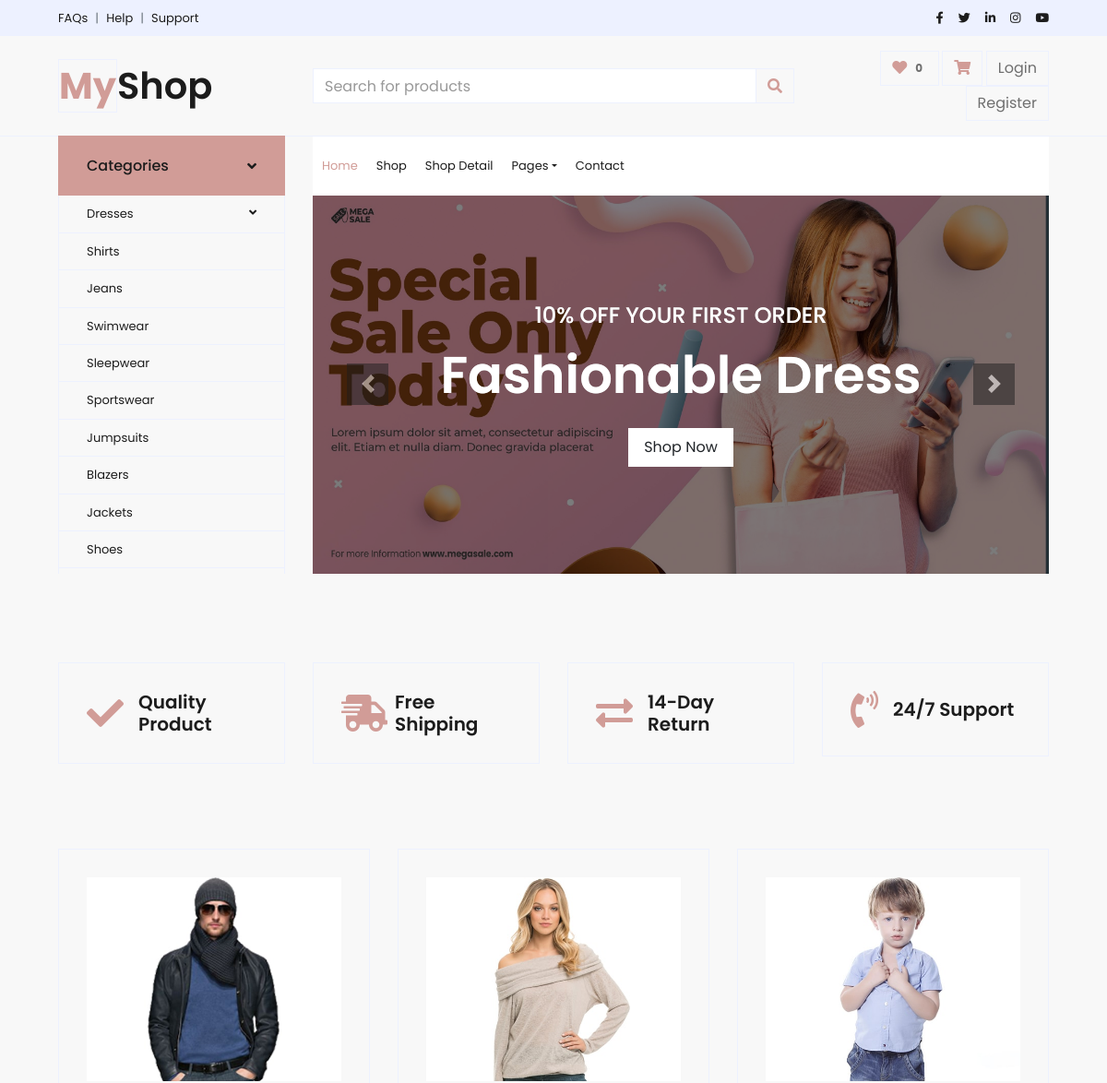
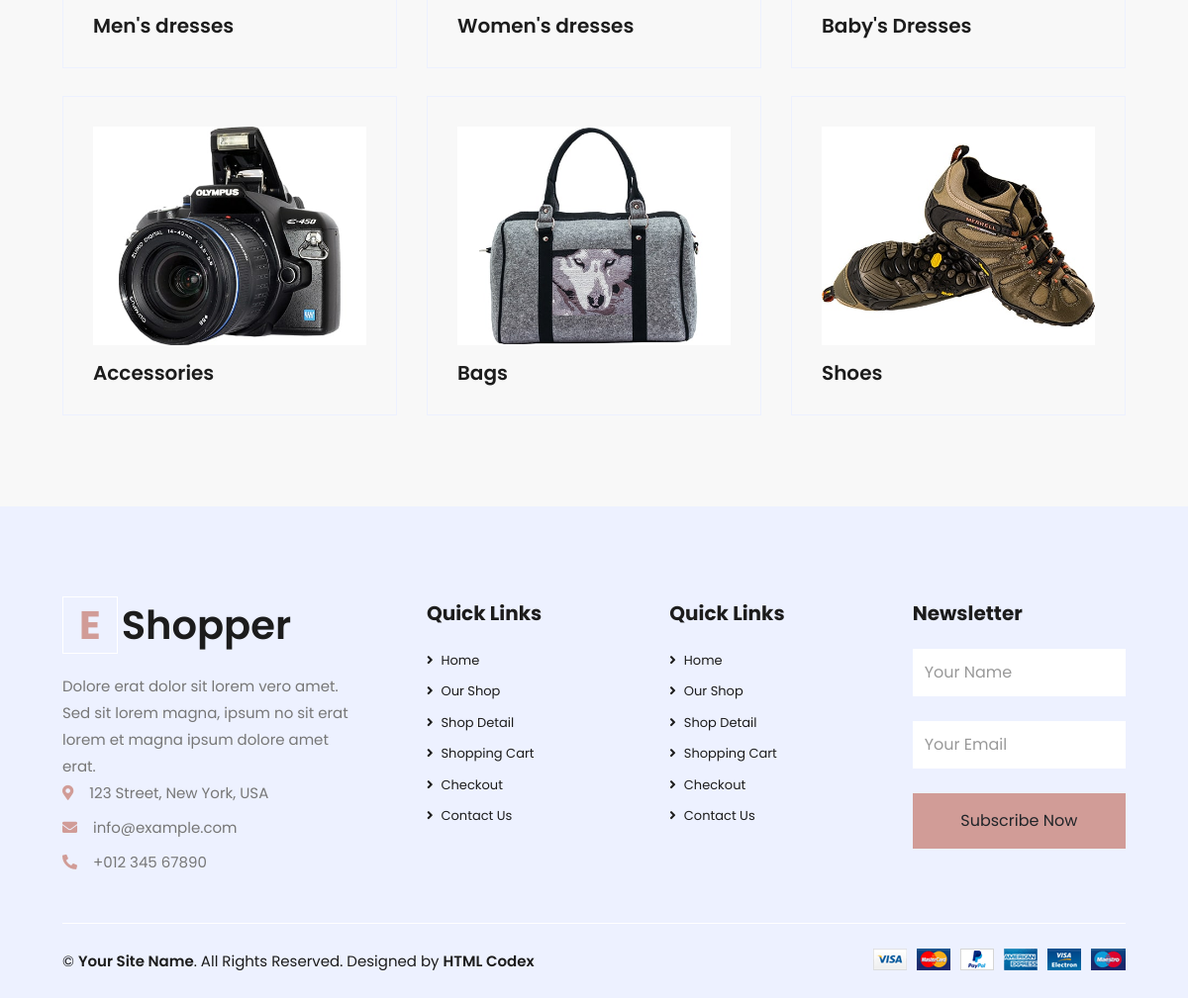
The page / on the database its author committed (2 pictures, top to bottom).
### order/models.py (models this page shows, shortened)
class Banner(BaseModel):
    product = models.ForeignKey(Product, on_delete=models.CASCADE, related_name='banner')
    image = models.ImageField(upload_to="banner")
    is_active = models.BooleanField(default=False)

### products/models.py (models this page shows, shortened)
class Category(BaseModel):
    category_name = models.CharField(max_length = 100)
    slug = models.SlugField(unique=True, null=True, blank=True)
    category_image = models.ImageField(upload_to = "category")

### main/views.py (the view)
# urls.py: path('', index, name='index'),
def index(request):
    categories = Category.objects.all()
    banners = Banner.objects.filter(is_active = True).order_by('uid')
    context= {
        'categories': categories,
        'banners' : banners
        }
    return render(request, 'main/index.html', context)

### templates/main/index.html (shortened to what this page needs)
{% extends 'base/base.html' %} {% block block_content %}
<div class="container-fluid mb-5">
  <div class="row border-top px-xl-5">
    <div class="col-lg-3 d-none d-lg-block">
      <a
        class="btn shadow-none d-flex align-items-center justify-content-between bg-primary text-white w-100"
        data-toggle="collapse"
        href="#navbar-vertical"
        style="height: 65px; margin-top: -1px; padding: 0 30px"
      >
        <h6 class="m-0">Categories</h6>
        <i class="fa fa-angle-down text-dark"></i>
      </a>
      <nav
        class="collapse show navbar navbar-vertical navbar-light align-items-start p-0 border border-top-0 border-bottom-0"
        id="navbar-vertical"
      >
        <div class="navbar-nav w-100 overflow-hidden" style="height: 410px">
          <div class="nav-item dropdown">
            <a href="#" class="nav-link" data-toggle="dropdown"
              >Dresses <i class="fa fa-angle-down float-right mt-1"></i
            ></a>
          </div>
          <a href="" class="nav-item nav-link">Shirts</a>
          <a href="" class="nav-item nav-link">Jeans</a>
          <a href="" class="nav-item nav-link">Swimwear</a>
          <a href="" class="nav-item nav-link">Sleepwear</a>
          <a href="" class="nav-item nav-link">Sportswear</a>
          <a href="" class="nav-item nav-link">Jumpsuits</a>
          <a href="" class="nav-item nav-link">Blazers</a>
          <a href="" class="nav-item nav-link">Jackets</a>
          <a href="" class="nav-item nav-link">Shoes</a>
        </div>
      </nav>
    </div>
    <div class="col-lg-9">
      <nav
        class="navbar navbar-expand-lg bg-light navbar-light py-3 py-lg-0 px-0"
      >
        <div
          class="collapse navbar-collapse justify-content-between"
          id="navbarCollapse"
        >
          <div class="navbar-nav mr-auto py-0">
            <a href="" class="nav-item nav-link active">Home</a>
            <a href="shop.html" class="nav-item nav-link">Shop</a>
            <a href="detail.html" class="nav-item nav-link">Shop Detail</a>
            <div class="nav-item dropdown">
              <a
                href="#"
                class="nav-link dropdown-toggle"
                data-toggle="dropdown"
                >Pages</a
              >
            </div>
            <a href="contact.html" class="nav-item nav-link">Contact</a>
          </div>
        </div>
      </nav>
      <div id="header-carousel" class="carousel slide" data-ride="carousel">
        <div class="carousel-inner">
          {% for banner in banners %}
          <div class="carousel-item active" style="height: 410px">
            <img class="img-fluid" src="/media/{{banner.image}}" alt="Image" />
            <div
              class="carousel-caption d-flex flex-column align-items-center justify-content-center"
            >
              <div class="p-3" style="max-width: 700px">
                <h4 class="text-light text-uppercase font-weight-medium mb-3">
                  10% Off Your First Order
                </h4>
                <h3 class="display-4 text-white font-weight-semi-bold mb-4">
                  Fashionable Dress
                </h3>
                <a href="" class="btn btn-light py-2 px-3">Shop Now</a>
              </div>
            </div>
          </div>
          {% endfor %}
        </div>
        <a
          class="carousel-control-prev"
          href="#header-carousel"
          data-slide="prev"
        >
          <div class="btn btn-dark" style="width: 45px; height: 45px">
            <span class="carousel-control-prev-icon mb-n2"></span>
          </div>
        </a>
        <a
          class="carousel-control-next"
          href="#header-carousel"
          data-slide="next"
        >
          <div class="btn btn-dark" style="width: 45px; height: 45px">
            <span class="carousel-control-next-icon mb-n2"></span>
          </div>
        </a>
      </div>
    </div>
  </div>
</div>
<div class="container-fluid pt-5">
  <div class="row px-xl-5 pb-3">
    <div class="col-lg-3 col-md-6 col-sm-12 pb-1">
      <div class="d-flex align-items-center border mb-4" style="padding: 30px">
        <h1 class="fa fa-check text-primary m-0 mr-3"></h1>
        <h5 class="font-weight-semi-bold m-0">Quality Product</h5>
      </div>
    </div>
    <div class="col-lg-3 col-md-6 col-sm-12 pb-1">
      <div class="d-flex align-items-center border mb-4" style="padding: 30px">
        <h1 class="fa fa-shipping-fast text-primary m-0 mr-2"></h1>
        <h5 class="font-weight-semi-bold m-0">Free Shipping</h5>
      </div>
    </div>
    <div class="col-lg-3 col-md-6 col-sm-12 pb-1">
      <div class="d-flex align-items-center border mb-4" style="padding: 30px">
        <h1 class="fas fa-exchange-alt text-primary m-0 mr-3"></h1>
        <h5 class="font-weight-semi-bold m-0">14-Day Return</h5>
      </div>
    </div>
    <div class="col-lg-3 col-md-6 col-sm-12 pb-1">
      <div class="d-flex align-items-center border mb-4" style="padding: 30px">
        <h1 class="fa fa-phone-volume text-primary m-0 mr-3"></h1>
        <h5 class="font-weight-semi-bold m-0">24/7 Support</h5>
      </div>
    </div>
  </div>
</div>
<div class="container-fluid pt-5">
  <div class="row px-xl-5 pb-3">
    {% for item in categories %}
    <div class="col-lg-4 col-md-6 pb-1">
      <div
        class="cat-item d-flex flex-column border mb-4"
        style="padding: 30px"
      >
        <a
          href=" {% url 'products' item.slug %}"
          class="cat-img position-relative overflow-hidden mb-3"
        >
          <img
            class="img-fluid"
            src="/media/{{item.category_image}}"
            alt="{{item.category_name}} "
          />
        </a>
        <h5 class="font-weight-semi-bold m-0">{{item.category_name}}</h5>
      </div>
    </div>
    {% endfor %}
  </div>
</div>
{% endblock block_content %}

### templates/base/base.html (shortened to what this page needs)
<!DOCTYPE html>
<html lang="en">
<head>
    <link href="https://cdnjs.cloudflare.com/ajax/libs/font-awesome/5.10.0/css/all.min.css" rel="stylesheet">
    <link href="/media/lib/owlcarousel/assets/owl.carousel.min.css" rel="stylesheet">
    <link href="/media/css/style.css" rel="stylesheet">
</head>
<body>
    {% include 'base/navbar.html' %}
    {% block block_content %}
    {% endblock block_content %}
    {% include 'base/footer.html' %}
</body>
</html>

### templates/base/navbar.html (shortened to what this page needs)
{% load cart_product %}
  <div class="container-fluid">
    <div class="row bg-secondary py-2 px-xl-5">
        <div class="col-lg-6 d-none d-lg-block">
            <div class="d-inline-flex align-items-center">
                <a class="text-dark" href="">FAQs</a>
                <span class="text-muted px-2">|</span>
                <a class="text-dark" href="">Help</a>
                <span class="text-muted px-2">|</span>
                <a class="text-dark" href="">Support</a>
            </div>
        </div>
        <div class="col-lg-6 text-center text-lg-right">
            <div class="d-inline-flex align-items-center">
                <a class="text-dark px-2" href="">
                    <i class="fab fa-facebook-f"></i>
                </a>
                <a class="text-dark px-2" href="">
                    <i class="fab fa-twitter"></i>
                </a>
                <a class="text-dark px-2" href="">
                    <i class="fab fa-linkedin-in"></i>
                </a>
                <a class="text-dark px-2" href="">
                    <i class="fab fa-instagram"></i>
                </a>
                <a class="text-dark pl-2" href="">
                    <i class="fab fa-youtube"></i>
                </a>
            </div>
        </div>
    </div>
    <div class="row align-items-center py-3 px-xl-5">
        <div class="col-lg-3 d-none d-lg-block">
            <a href="{% url 'index' %}" class="text-decoration-none">
                <h1 class="m-0 display-5 font-weight-semi-bold"><span class="text-primary font-weight-bold border">My</span>Shop</h1>
            </a>
        </div>
        <div class="col-lg-6 col-6 text-left">
            <form action="{% url 'search' %}" method="get">
                <div class="input-group">
                    <input type="text" class="form-control" placeholder="Search for products" name="query" id="query">
                    <div class="input-group-append">
                        <button class="input-group-text bg-transparent text-primary">
                            <i class="fa fa-search"></i>
                        </button>
                    </div>
                </div>
            </form>
        </div>
        <div class="col-lg-3 col-6 text-right">
            <a href="" class="btn border">
                <i class="fas fa-heart text-primary"></i>
                <span class="badge">0</span>
            </a>
            <a href="{% url 'card_item' %}" class="btn border">
                <i class="fas fa-shopping-cart text-primary"></i>
            </a>
                {% if request.user.is_authenticated  %}
                <a href="{% url 'profile' %}" class="btn border" >{{user.username}} </a>
                <a href="{% url 'logout' %}" class="btn border" >Logout </a>
                {% else %}
                <a href="{% url 'login' %}" class="btn border">Login</a>
                <a href="{% url 'registration' %}" class="btn border">Register</a>
                {% endif %}
        </div>
    </div>
</div>

### templates/base/footer.html
  <div class="container-fluid bg-secondary text-dark mt-5 pt-5">
    <div class="row px-xl-5 pt-5">
        <div class="col-lg-4 col-md-12 mb-5 pr-3 pr-xl-5">
            <a href="" class="text-decoration-none">
                <h1 class="mb-4 display-5 font-weight-semi-bold"><span class="text-primary font-weight-bold border border-white px-3 mr-1">E</span>Shopper</h1>
            </a>
            <p>Dolore erat dolor sit lorem vero amet. Sed sit lorem magna, ipsum no sit erat lorem et magna ipsum dolore amet erat.</p>
            <p class="mb-2"><i class="fa fa-map-marker-alt text-primary mr-3"></i>123 Street, New York, USA</p>
            <p class="mb-2"><i class="fa fa-envelope text-primary mr-3"></i>info@example.com</p>
            <p class="mb-0"><i class="fa fa-phone-alt text-primary mr-3"></i>+012 345 67890</p>
        </div>
        <div class="col-lg-8 col-md-12">
            <div class="row">
                <div class="col-md-4 mb-5">
                    <h5 class="font-weight-bold text-dark mb-4">Quick Links</h5>
                    <div class="d-flex flex-column justify-content-start">
                        <a class="text-dark mb-2" href="index.html"><i class="fa fa-angle-right mr-2"></i>Home</a>
                        <a class="text-dark mb-2" href="shop.html"><i class="fa fa-angle-right mr-2"></i>Our Shop</a>
                        <a class="text-dark mb-2" href="detail.html"><i class="fa fa-angle-right mr-2"></i>Shop Detail</a>
                        <a class="text-dark mb-2" href="cart.html"><i class="fa fa-angle-right mr-2"></i>Shopping Cart</a>
                        <a class="text-dark mb-2" href="checkout.html"><i class="fa fa-angle-right mr-2"></i>Checkout</a>
                        <a class="text-dark" href="contact.html"><i class="fa fa-angle-right mr-2"></i>Contact Us</a>
                    </div>
                </div>
                <div class="col-md-4 mb-5">
                    <h5 class="font-weight-bold text-dark mb-4">Quick Links</h5>
                    <div class="d-flex flex-column justify-content-start">
                        <a class="text-dark mb-2" href="index.html"><i class="fa fa-angle-right mr-2"></i>Home</a>
                        <a class="text-dark mb-2" href="shop.html"><i class="fa fa-angle-right mr-2"></i>Our Shop</a>
                        <a class="text-dark mb-2" href="detail.html"><i class="fa fa-angle-right mr-2"></i>Shop Detail</a>
                        <a class="text-dark mb-2" href="cart.html"><i class="fa fa-angle-right mr-2"></i>Shopping Cart</a>
                        <a class="text-dark mb-2" href="checkout.html"><i class="fa fa-angle-right mr-2"></i>Checkout</a>
                        <a class="text-dark" href="contact.html"><i class="fa fa-angle-right mr-2"></i>Contact Us</a>
                    </div>
                </div>
                <div class="col-md-4 mb-5">
                    <h5 class="font-weight-bold text-dark mb-4">Newsletter</h5>
                    <form action="">
                        <div class="form-group">
                            <input type="text" class="form-control border-0 py-4" placeholder="Your Name" required="required" />
                        </div>
                        <div class="form-group">
                            <input type="email" class="form-control border-0 py-4" placeholder="Your Email"
                                required="required" />
                        </div>
                        <div>
                            <button class="btn btn-primary btn-block border-0 py-3" type="submit">Subscribe Now</button>
                        </div>
                    </form>
                </div>
            </div>
        </div>
    </div>
    <div class="row border-top border-light mx-xl-5 py-4">
        <div class="col-md-6 px-xl-0">
            <p class="mb-md-0 text-center text-md-left text-dark">
                &copy; <a class="text-dark font-weight-semi-bold" href="#">Your Site Name</a>. All Rights Reserved. Designed
                by
                <a class="text-dark font-weight-semi-bold" href="https://htmlcodex.com">HTML Codex</a>
            </p>
        </div>
        <div class="col-md-6 px-xl-0 text-center text-md-right">
            <img class="img-fluid" src="img/payments.png" alt="">
        </div>
    </div>
</div>

### rows shown on the page
Banner: image (picture)
Category: category_image (picture), category_name "Men's dresses"
Category: category_image (picture), category_name "Women's dresses"
Category: category_image (picture), category_name "Baby's Dresses"
Category: category_image (picture), category_name "Accessories"
Category: category_image (picture), category_name "Bags"
Category: category_image (picture), category_name "Shoes"
